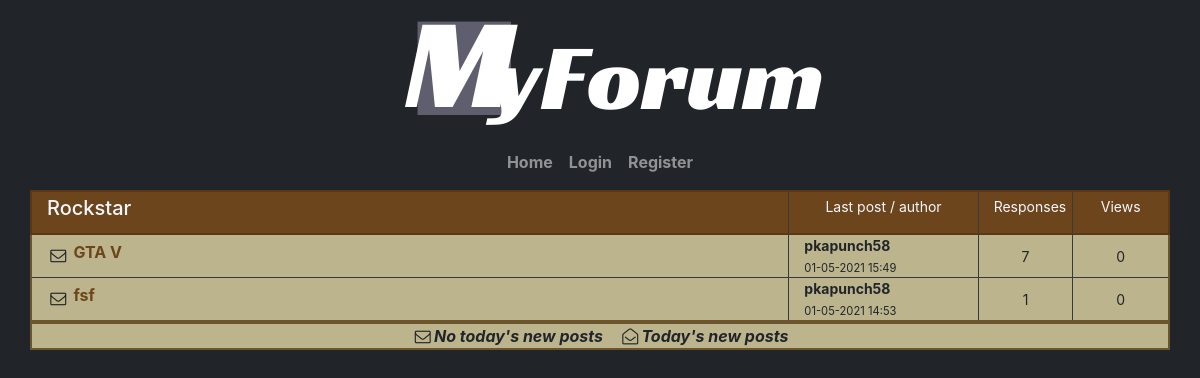
Before: /forum/1/ with the older database file.
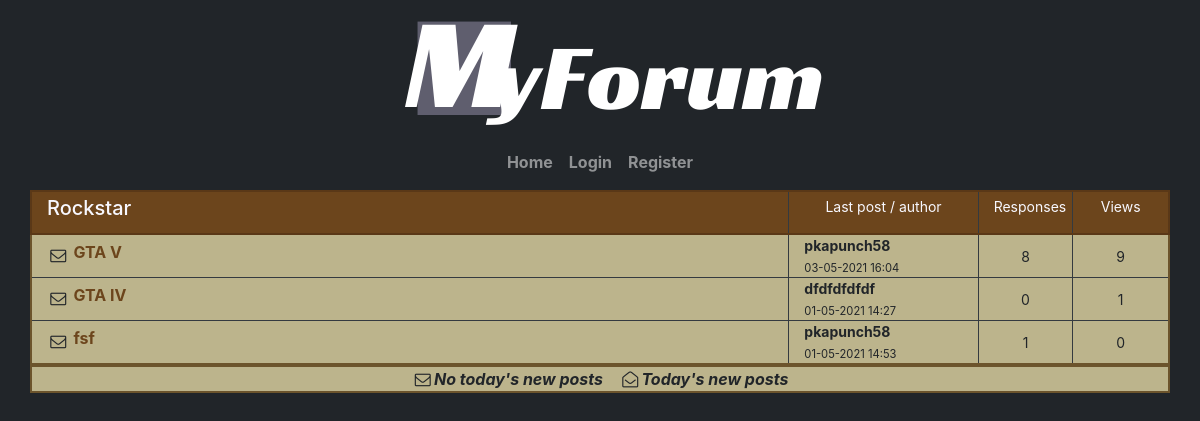
After: the same page with the newer database file.
### forum/models.py (models this page shows, shortened)
class Topic(models.Model):
    title = models.CharField(max_length=50)
    content = models.TextField()
    views = models.IntegerField(default=0)
    date_posted = models.DateTimeField(default=timezone.now, auto_now_add=False)
    author = models.ForeignKey(User, on_delete=models.CASCADE)  # RODO
    forum = models.ForeignKey(Forum, on_delete=models.PROTECT)
    def responses(self):
        return self.post_set.count()
    def last_post(self):
        try:
            return self.post_set.latest('date_posted')
        except models.ObjectDoesNotExist:  # if there are no posts under topic, it means topic itself was last post
            return self
    def new_post_today(self):
        now = timezone.now()
        if self.date_posted.year == now.year and self.date_posted.month == now.month and self.date_posted.day == now.day:
            return True
        else:
            try:
                last_post = self.post_set.latest('date_posted')
            except models.ObjectDoesNotExist:  # if there are no posts and topic wasn't created now return False
                return False
            if last_post.date_posted.year == now.year and last_post.date_posted.month == now.month and last_post.date_posted.day == now.day:
                return True
            else:
                return False

class Post(models.Model):
    content = RichTextField(blank=True, null=True)
    author = models.ForeignKey(User, on_delete=models.CASCADE)  # RODO
    topic = models.ForeignKey(Topic, on_delete=models.CASCADE)  # RODO
    date_posted = models.DateTimeField(default=timezone.now, auto_now_add=False)

class Forum(models.Model):
    title = models.CharField(max_length=50)
    description = models.CharField(max_length=350)
    group = models.ForeignKey(ForumGroup, on_delete=models.PROTECT)

### forum/views.py (the view)
# urls.py: path('forum/<int:forum_id>/', ForumTopicListView.as_view(), name='topics-page'),
class ForumTopicListView(ListView):
    model = Topic
    template_name = 'forum/topics.html'
    context_object_name = 'topics'
    def get_queryset(self):
        topics = Topic.objects.filter(forum_id=self.kwargs['forum_id']).order_by('date_posted')
        return topics

### forum/templates/forum/topics.html (shortened to what this page needs)
{% extends "forum/base_template.html" %}
{% block content%}
    <section>
        <header>
            <div class="row forum-title">
                <h2 class="col-6 h5 col-lg-8 pt-1 mb-0 border-right border-dark">{{ topics.first.forum.title }}</h2>
                <p class="col-2 border-right border-dark mb-0 pt-1 text-center font-14">Last post / author</p>
                <p class="col-2 col-lg-1 border-right border-dark mb-0 pt-1 text-center font-14">Responses</p>
                <p class="col-2 col-lg-1 pt-1 text-center font-14">Views</p>
            </div>
        </header>
    </section>
    <div class="row forum_container border-top-0">
    {% for topic in topics %}
        {% if topic != topics.last %}
            <div class="col-6 col-lg-8 pt-2 pb-2 border-right border-bottom border-dark">
                {% if topic.new_post_today %}
                    <i class="icon-envelope-open-o pr-1" style="float: left;"></i>
                {% else %}
                    <i class="icon-mail pr-1" style="float: left;"></i>
                {% endif %}
                <div style="float: left;">
                    <h3 class="h6 mb-0" ><a href="{% url 'posts-page' forum_pk=topic.forum_id topic_pk=topic.pk %}">{{ topic.title }}</a></h3>
                </div>
            </div>
            <div class="col-2 border-right border-bottom border-dark font-14">
                <p class="p-0 m-0"><a>{{ topic.last_post.author }}</a></p>
                <small>{{ topic.last_post.date_posted|date:"d-m-Y H:i" }}</small>
            </div>
            <div class="col-2 col-lg-1 p-2 border-right border-bottom border-dark text-center font-14 flexbox">{{ topic.responses }}</div>
            <div class="col-2 col-lg-1 p-2 border-bottom border-dark text-center font-14 flexbox">{{ topic.views }}</div>
        {% else %}
            <div class="col-6 col-lg-8 pt-2 pb-2 border-right border-dark">
                 {% if topic.new_post_today %}
                    <i class="icon-envelope-open-o pr-1" style="float: left;"></i>
                {% else %}
                    <i class="icon-mail pr-1" style="float: left;"></i>
                {% endif %}
                <div style="float: left;">
                    <h3 class="h6 mb-0" ><a href="{% url 'posts-page' forum_pk=topic.forum_id topic_pk=topic.pk %}" class="">{{ topic.title }}</a></h3>
                </div>
            </div>
            <div class="col-2 border-right border-dark font-14">
                        <p class="p-0 m-0"><a>{{ topic.last_post.author }}</a></p>
                        <small>{{ topic.last_post.date_posted|date:"d-m-Y H:i" }}</small>
            </div>
            <div class="col-2 col-lg-1 p-2 border-right border-dark text-center font-14 flexbox">{{ topic.responses }} </div>
            <div class="col-2 col-lg-1 p-2 text-center font-14 flexbox">{{ topic.views }}</div>
        {% endif %}
    {% endfor %}
    </div>
    <footer>
        <div class="row forum_container justify-content-center font-weight-bold">
            <i class="icon-mail">No today's new posts</i>
            <i class="icon-envelope-open-o pl-3">Today's new posts</i>
        </div>
    </footer>
{% endblock content%}

Changed rows visible on the page:
changed Topic "GTA V": last_post.date_posted "01-05-2021 15:49" → "03-05-2021 16:04"; responses "7" → "8"; views "0" → "9"
added Topic: title "GTA IV", last_post.author "dfdfdfdfdf", last_post.date_posted "01-05-2021 14:27", responses "0", views "1"
